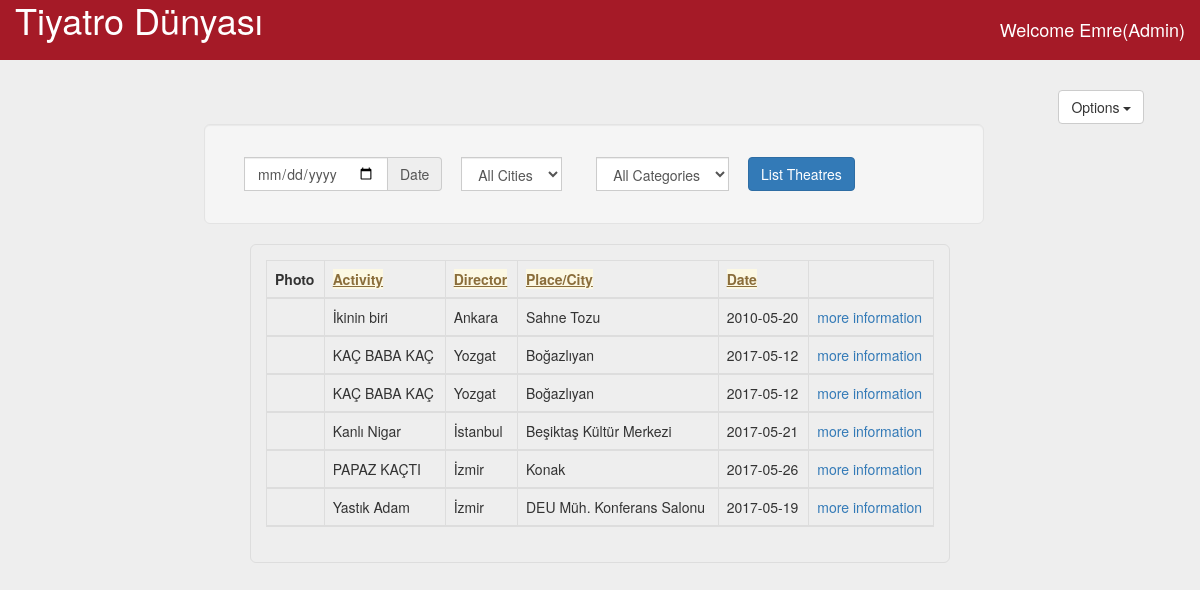
Page /PresentationLayer/Admin.php (signed in) on the committed database.
### tables this page shows
CREATE TABLE `activity` (
  `idActivity` int(11) NOT NULL,
  `name` varchar(64) NOT NULL,
  `summary` varchar(1204) NOT NULL,
  `date` date NOT NULL,
  `category` varchar(64) NOT NULL,
  `place` varchar(64) NOT NULL,
  `city` varchar(64) NOT NULL,
  `director` varchar(64) NOT NULL,
  `writer` varchar(64) NOT NULL,
  `sponsor` varchar(64) NOT NULL,
  `AvailableSeats` int(11) NOT NULL,
  `price` int(64) NOT NULL
);

### DataLayer/DB.php (called while the page is built, shortened)
<?php
class DB
{
    private $servername = "";
    private $username = "root";
    private $password = "12345678";
    private $dbname = "theatre";
    private $connection;
    function __construct() {
        $this->connection = new mysqli(
            $this->servername,
            $this->username,
            $this->password,
            $this->dbname
        );
        if ($this->connection->connect_error) {
            die("Bağlantı hatası: " . $this->connection->connect_error);
        }
        else
        $this->connection->set_charset("utf8");
    }
    public function getDataTable($query) {
        $result = $this->connection->query($query);
        return $result;
    }
}

### LogicLayer/UserManagement.php (called while the page is built, shortened)
<?php
require_once ("Activity.php");
class UserManagement
{
    public static function getAllActivity()
    {
        require_once("../DataLayer/DB.php");
        $db = new DB();
        $result = $db->getDataTable("select idActivity, name, summary, date,category,place,city,director,writer,sponsor,availableSeats,price from activity order by name");
        $allUsers = array();
        while ($row = $result->fetch_assoc()) {
            $userObj = new Activity($row["idActivity"],$row["name"],$row["summary"],$row["date"],$row["category"],$row["place"],$row["city"],$row["director"],$row["writer"],$row["sponsor"],$row["availableSeats"],$row["price"] );
            array_push($allUsers, $userObj);
        }
        return $allUsers;
    }
}

### LogicLayer/Activity.php (called while the page is built, shortened)
<?php
class Activity
{
    private $name;
    private $date;
    private $idPlace;
    private $idDirector;
    function __construct($idActivity = NULL, $name = NULL,$summary=NULL,$date=NULL,$category=NULL,$idPlace=NULL,$idDirector=NULL,$idWriter=NULL, $idSponsor = NULL,$availableSeats=NULL) {
        $this->name = $name;
        $this->date=$date;
        $this->idPlace=$idPlace;
        $this->idDirector=$idDirector;
    }
    public function getName()
    {
        return $this->name;
    }
    public function getDate()
    {
        return $this->date;
    }
    public function getİdDirector()
    {
        return $this->idDirector;
    }
    public function getİdPlace()
    {
        return $this->idPlace;
    }
}

### PresentationLayer/Admin.php (the view, shortened to what this page needs)
<?php
$nameUser = null;
if(isset($_SESSION['nameUser'])) {
    $nameUser =  $_SESSION['nameUser'];
}
?>
<!DOCTYPE html>
<html lang="tr">
<head>
    <link href="../css/bootstrap.min.css" rel="stylesheet">
    <link href="../css/dashboard.css" rel="stylesheet">
    <link href="../css/new.css" rel="stylesheet">
</head>
<body>
<nav class="navbar navbar-inverse navbar-fixed-top">
    <div class="container-fluid" id="asd" name="asd" >
        <div class="navbar-header navbar-right">
            <br>
            <a class="h4" style="color: white">
                <?php
                if(isset($nameUser)) {
                    echo "Welcome " . $nameUser."(Admin)";
                }
                else {
                    echo "Giriş yapınız!";
                }
                ?>
            </a>
        </div>
        <div class=" navbar-left">
            <a class="h1" style=" color: white" href="#" >Tiyatro Dünyası</a><br><br>
        </div>
    </div>
</nav>
<br><br>
<div class="dropdown" style="margin-left: 88.2%">
    <button class="btn btn-default dropdown-toggle" type="button" id="dropdownMenu1" data-toggle="dropdown" aria-haspopup="true" aria-expanded="true">
        Options
        <span class="caret"></span>
    </button>
</div>
<div id="activityList">
    <div id="search" class="well well-lg">
        <form class="navbar-form" method="post" action="<?php $_PHP_SELF ?>">
            <div class="input-group">
                <label for="inputDate"></label><input type="date" id="inputDate" name="inputDate" class="form-control">
                <div class="input-group-addon" >Date</div>
            </div>
            <div class="input-group">
                <div class="col-sm-9">
                    <select id="city" name="city" class="form-control">
                        <option value="0">All Cities</option>
                    </select>
                </div>
            </div>
            <div class="input-group">
                <div class="dropdown">
                    <div class="col-sm-9">
                        <select id="category" name="category" class="form-control">
                            <option value="0">All Categories</option>
                        </select>
                    </div>
                </div>
            </div>
            <button type="submit" class="btn btn-primary ">List Theatres</button>
        </form>
    </div>
    <div id="thTable">
        <form method="POST" action="<?php $_PHP_SELF ?>">
            <table id="idTable" class="table table-bordered table-inverse">
                <thead>
                <tr>
                    <th>Photo</th>
                    <th><a class="alert-warning"><u>Activity</u></a></th>
                    <th><a class="alert-warning"><u>Director</u></a></th>
                    <th><a class="alert-warning"><u>Place/City</u></a></th>
                    <th><a class="alert-warning"><u>Date</u></a></th>
                    <th></th>
                </tr>
                <tr>
                    <?php
                    require_once ("../LogicLayer/UserManagement.php");
                    $activityList = UserManagement::getAllActivity();
                    for($i = 0; $i < count($activityList); $i++) {
                    ?>
                <tr>
                    <td></td>
                    <td><?php echo $activityList[$i]->getName(); ?></td>
                    <td><?php echo $activityList[$i]->getİdDirector(); ?></td>
                    <td><?php echo $activityList[$i]->getİdPlace(); ?></td>
                    <td><?php echo $activityList[$i]->getDate(); ?></td>
                    <td><a class="link" href="#">more information</a></td>
                </tr>
                <?php
                }
                ?>
                </tr>
                </thead>
            </table>
        </form>
    </div>
</div>
                    <?php
                    require_once ("../LogicLayer/UserManagement.php");
                    ?>
</body>
</html>

### css/dashboard.css (style rules this page uses)
body { padding-top: 50px; }
.navbar-fixed-top { border: 0; }
.navbar-inverse { background-color:#a51a27; }
html { position: relative; min-height: 100%; }
body { margin-bottom: 60px; }

### css/new.css (style rules this page uses)
body { margin: 0; }
#thTable { width: 700px; margin-left: auto; margin-right: auto; padding: 15px; border: 1px solid #ddd; border-radius: 6px; }
#search { margin-left: 17%; margin-right: 18%; }
body { background-color: #eee; }

### rows in the picture
activity: Name "İkinin biri", city "Ankara", place "Sahne Tozu", date "2010-05-20"
activity: name "KAÇ BABA KAÇ", city "Yozgat", place "Boğazlıyan", date "2017-05-12"
activity: name "KAÇ BABA KAÇ", city "Yozgat", place "Boğazlıyan", date "2017-05-12"
activity: name "Kanlı Nigar", city "İstanbul", place "Beşiktaş Kültür Merkezi", date "2017-05-21"
activity: name "PAPAZ KAÇTI", city "İzmir", place "Konak", date "2017-05-26"
activity: name "Yastık Adam", city "İzmir", place "DEU Müh. Konferans Salonu", date "2017-05-19"

### other values in the picture
$nameUser "Emre"
